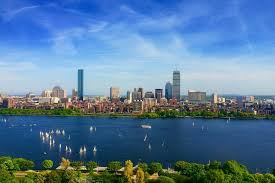
#> input picture photos/boston.jpg, 275 x 183 px, found by its file name
$ python tranformation.py
#> lines starting #> are read from the running program, lines starting #| are printed output that depends on the picture
import cv2 as cv
import numpy as np

img = cv.imread('Photos/boston.jpg')
#> img is the input picture: shape (183, 275, 3); mean B, G, R 154.8, 122.9, 88.4
cv.imshow('Boston', img)


# translation command
def translate(img, x, y):
#> called with x = -100, y = 100
    transMat = np.float32([[1,0,x],[0,1,y]])
    dimensions = (img.shape[1], img.shape[0])
#> dimensions = (275, 183)
    return cv.warpAffine(img, transMat, dimensions)
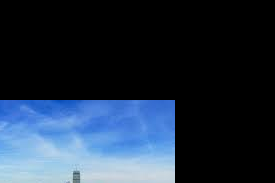
#> returned value: shape (183, 275, 3); mean of channels 0, 1, 2 64.6, 47.2, 33.3; drawn as B, G, R

translated = translate(img, -100, 100)
cv.imshow('Translated', translated)

# Rotation command

def rotation(img, angle, rotPoint=None):
#> called with angle = -45
    (height, width) = img.shape[:2]
#> height = 183; width = 275

    if rotPoint is None:
        rotPoint = (width//2, height//2)
#> rotPoint = (137, 91)

    rotMat = cv.getRotationMatrix2D(rotPoint, angle, 1.0)
    dimensions = (width, height)
#> dimensions = (275, 183)

    return cv.warpAffine(img,rotMat, dimensions)
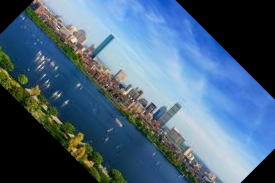
#> returned value: shape (183, 275, 3); mean of channels 0, 1, 2 122, 99.5, 73.9; drawn as B, G, R

rotated = rotation(img, -45)
cv.imshow('Rotated', rotated)


cv.waitKey(0)

$ run again, with photos/Cat03.jpg copied over photos/boston.jpg
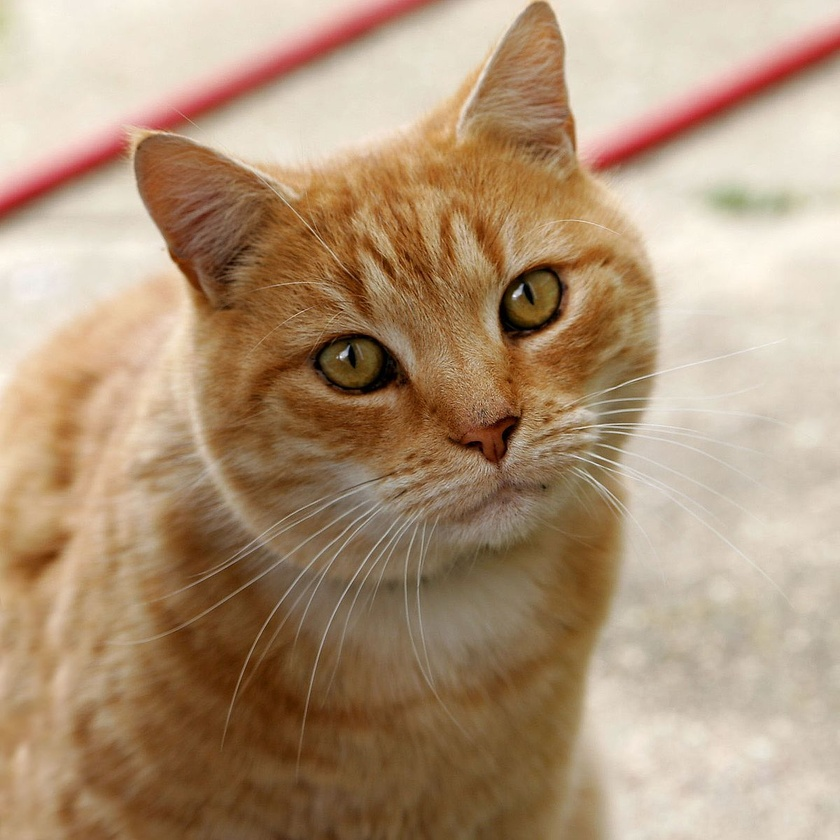
#> input picture photos/Cat03.jpg, 840 x 840 px, shrunk from 1200 x 1199 before the run, found by its file name
#> img is the input picture: shape (840, 840, 3); mean B, G, R 120.7, 148.8, 175.9
#> in translate, `return cv.warpAffine(img, transMat, dimensions)`:
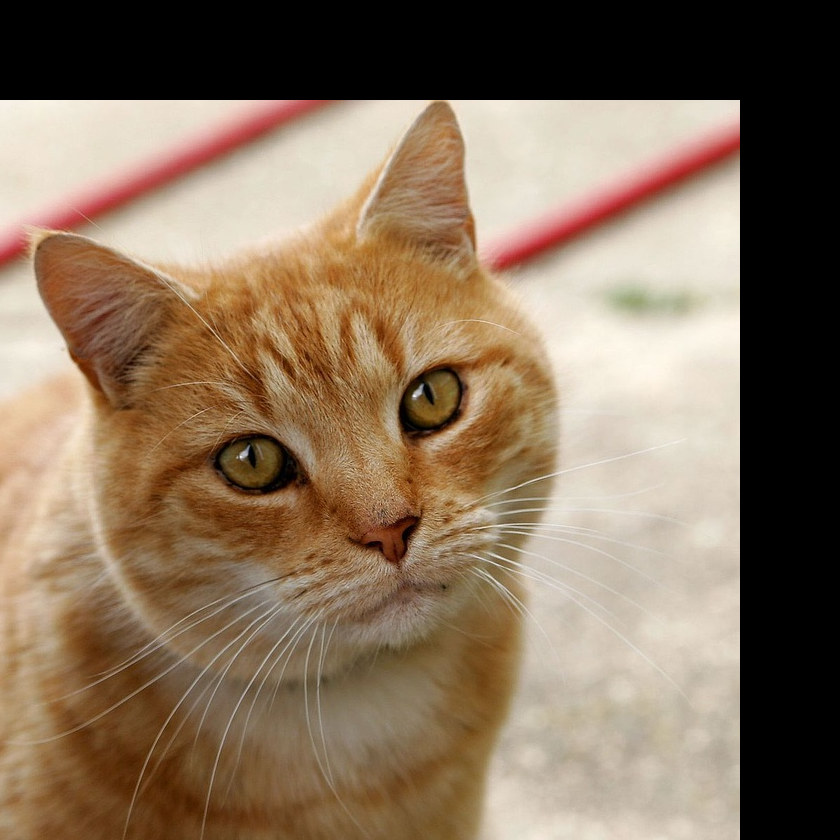
#> returned value: shape (840, 840, 3); mean of channels 0, 1, 2 93.2, 114.7, 135.7; drawn as B, G, R
#> in rotation, `return cv.warpAffine(img,rotMat, dimensions)`:
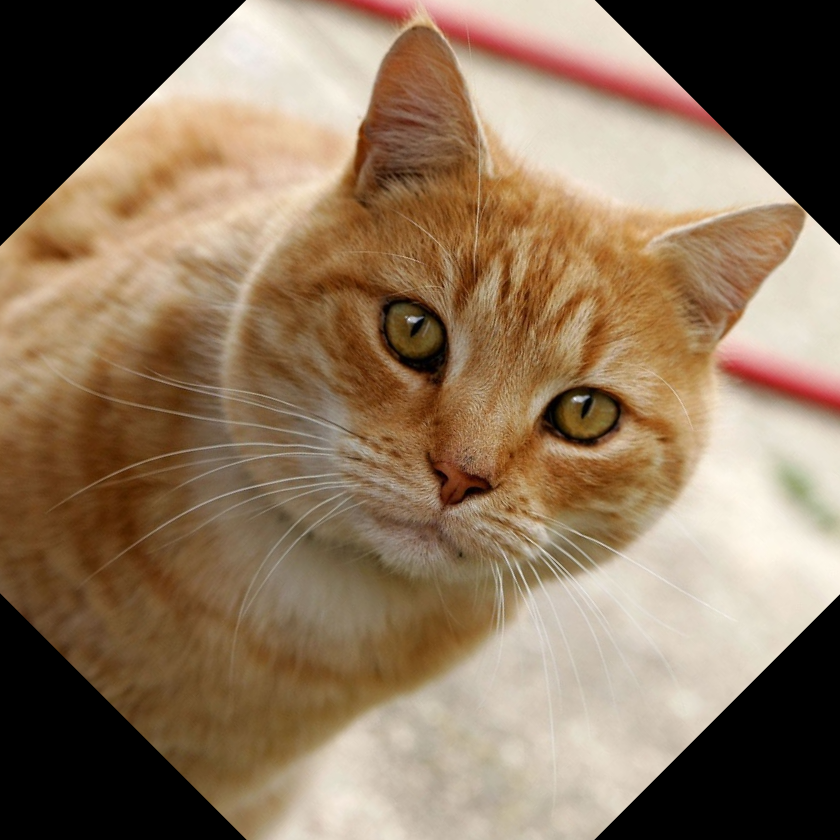
#> returned value: shape (840, 840, 3); mean of channels 0, 1, 2 92.7, 117.3, 140.5; drawn as B, G, R
